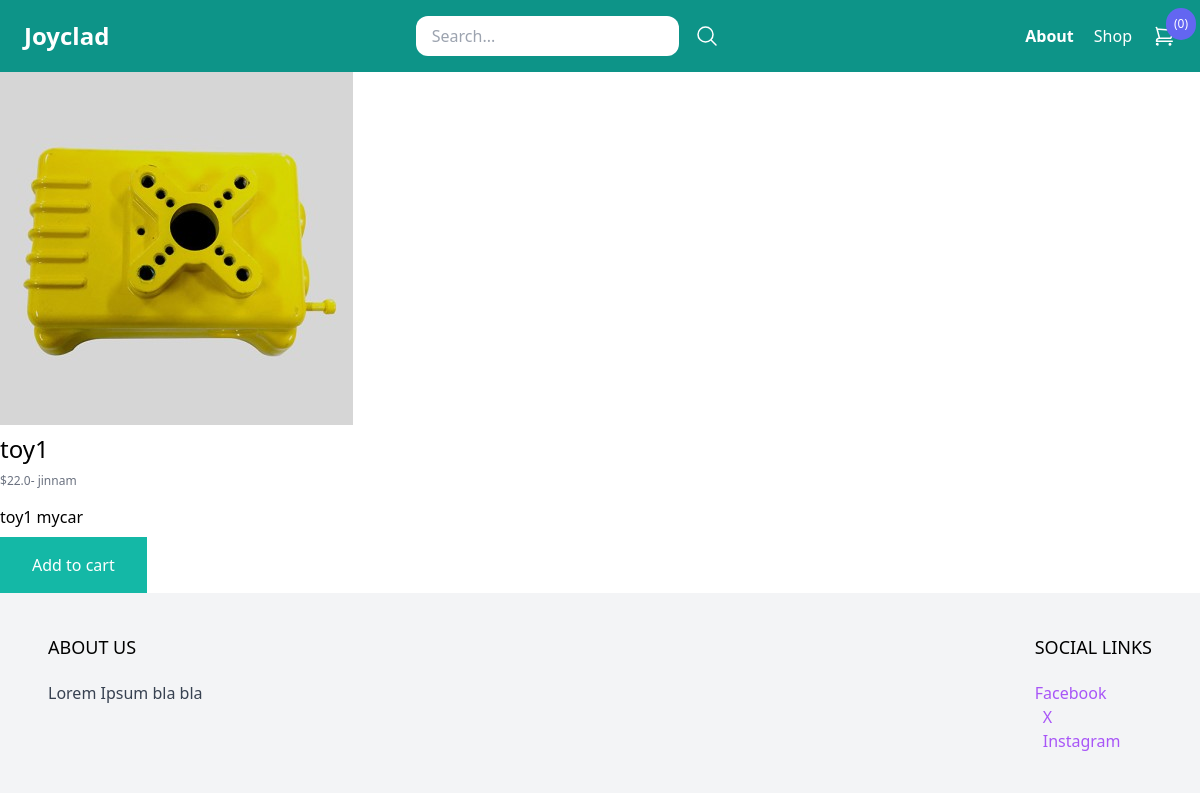
The app's page /toys/toy1/ with its own data.
### store/models.py (models this page shows, shortened)
class Product(models.Model):
  DRAFT = 'draft'
  WAITING_APPROVAL = 'waitingapproval'
  ACTIVE = 'active'
  DELETED = 'deleted'
  STATUS_CHOICES = (
    (DRAFT, 'Draft'),
    (WAITING_APPROVAL, 'Waiting Approval'),
    (ACTIVE, 'Active'),
    (DELETED, 'Deleted'),
  )
  user = models.ForeignKey(User,related_name='products',on_delete=models.CASCADE)
  category = models.ForeignKey(Category,related_name='products', on_delete=models.CASCADE)
  title = models.CharField(max_length=50)
  slug = models.SlugField(max_length=50)
  description = models.TextField(blank=True)
  price = models.IntegerField()
  image = models.ImageField(upload_to='upload/product_images/', blank=True,null=True)
  created_at = models.DateTimeField(auto_now_add=True)
  updated_at = models.DateTimeField(auto_now=True)
  status = models.CharField(max_length=50,choices=STATUS_CHOICES,default=ACTIVE)
  def get_display_price(self):
    return self.price / 100
  class Meta:
    ordering=('-created_at',) # must be a tuple

### store/views.py (the view)
# urls.py: path('<slug:category_slug>/<slug:slug>/', views.product_detail, name='product_detail'),
def product_detail(request,category_slug,slug):
  print('Slug:: ',slug)
  product = get_object_or_404(Product, slug=slug)
  return render(request, 'store/product_detail.html',{
    'product':product
  })

### store/cart.py (called while the page is built)
  def __len__(self):
    return sum(item['quantity'] for item in self.cart.values())

### store/context_processors.py (called while the page is built)
def cart(request):
    return {'cart': Cart(request)}

### store/templates/store/product_detail.html (shortened to what this page needs)
{% extends 'core/base.html' %}
{% block content %}
   {% if product.image %}
   <div class='image  mb-2'>
   <img src="{{product.image.url}}" alt="{{product.title}}">
   </div>
   {% endif %}
   <h1 class="text-2xl mb-2">
      {{product.title}}
   </h1>
   <p class='text-xs text-gray-500'>${{product.get_display_price}}-
      <a href="{% url 'vendor_detail' product.user.id %}">
         {% firstof product.user.get_full_name product.user.username %}</p>
   {% if product.description %}
      <p class="mt-4">
         {{product.description}}
      </p>
   {% endif %}
   <a href="{% url 'add_to_cart' product.id %}" class="mt-2 inline-block px-8 py-4 bg-teal-500 text-white">Add to cart</a>
{% endblock%}

### records on screen
Product: image (picture), title "toy1", get_display_price "22.0", user.username "jinnam", description "toy1 mycar"

### other values on screen
{{ cart|length }} "0"
